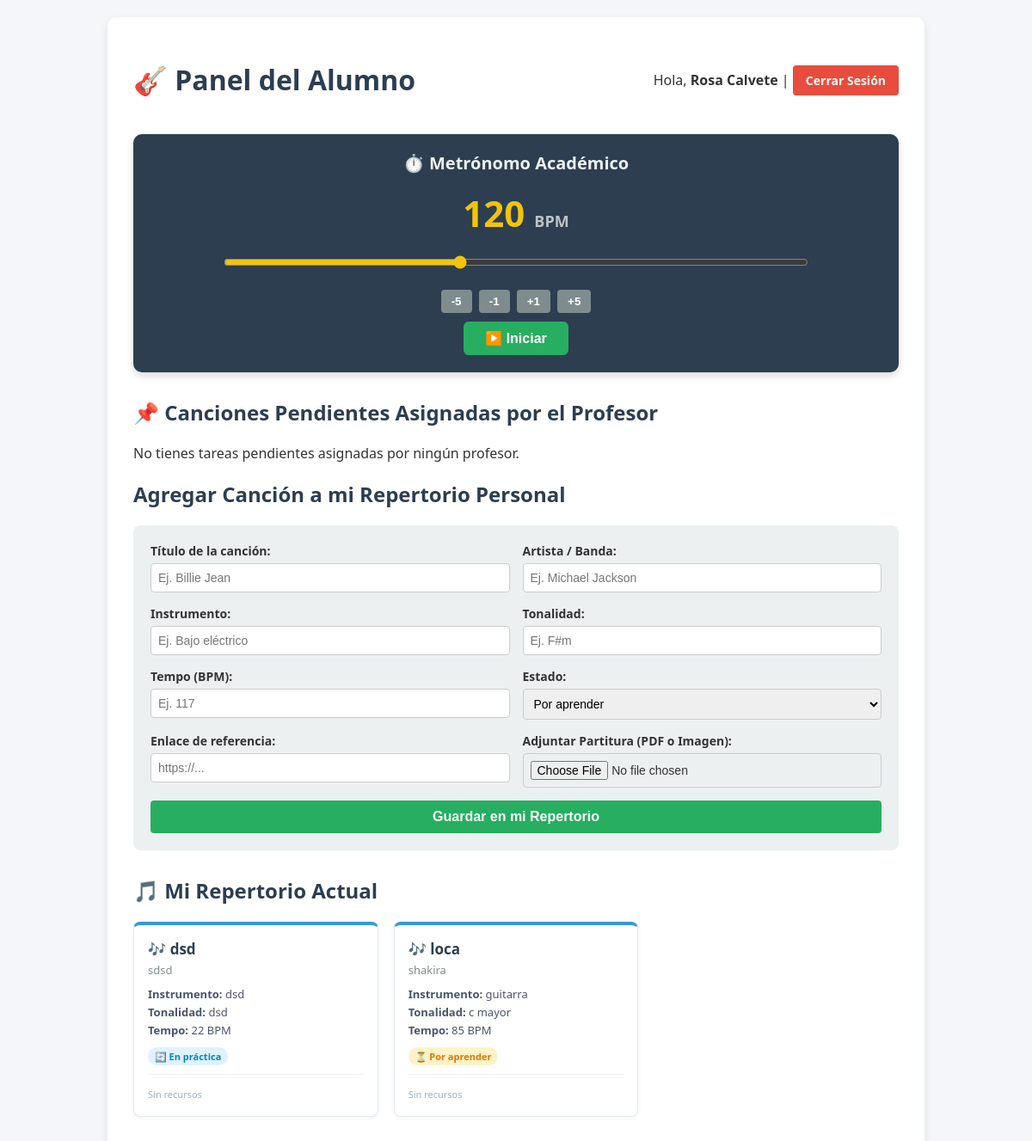
Screenshot of / (signed in) with the database file from the repository.
### tables this page shows
CREATE TABLE songs (
        id INTEGER PRIMARY KEY AUTOINCREMENT,
        title TEXT NOT NULL,
        artist_id INTEGER,
        instrument TEXT,
        key_signature TEXT,
        tempo INTEGER,
        tab_or_score_link TEXT,
        file_path TEXT,
        status TEXT CHECK(status IN ('Por aprender', 'En práctica', 'Dominado')) DEFAULT 'Por aprender',
        user_id INTEGER,
        FOREIGN KEY (artist_id) REFERENCES artists(id) ON DELETE SET NULL,
        FOREIGN KEY (user_id) REFERENCES users(id) ON DELETE CASCADE
    );

### app.py (the view, shortened to what this page needs)
@app.route("/")
def index():
    if "user_id" not in session:
        return redirect(url_for("login"))
    role = session.get("role")
    username = session.get("username")
    cedula = session.get("cedula")
    is_superuser = cedula in crud.SUPER_CEDULAS
    if role == "alumno":
        songs = crud.list_songs_by_user(session["user_id"])
        assignments = crud.get_student_assignments(session["user_id"])
        return render_template(
            "student_dashboard.html",
            username=username,
            songs=songs,
            assignments=assignments,
            SUPER_CEDULAS=crud.SUPER_CEDULAS,
        )

### crud.py (called while the page is built)
def get_connection():
    conn = sqlite3.connect(DB_NAME)
    conn.execute("PRAGMA foreign_keys = ON;")
    return conn

def list_songs_by_user(user_id):
    conn = get_connection()
    cursor = conn.cursor()
    cursor.execute("""
        SELECT s.id, s.title, COALESCE(a.name, 'Sin Artista'), COALESCE(s.instrument, 'Sin Instrumento'),
               s.key_signature, s.tempo, s.status, s.tab_or_score_link, s.file_path
        FROM songs s
        LEFT JOIN artists a ON s.artist_id = a.id
        WHERE s.user_id = ?
    """, (user_id,))
    songs = cursor.fetchall()
    conn.close()
    return songs

def get_student_assignments(student_id):
    conn = get_connection()
    cursor = conn.cursor()
    cursor.execute("""
        SELECT a.id, a.title, a.artist, a.instrument, a.notes, a.status, u.username, a.link, a.file_path
        FROM assignments a
        JOIN users u ON a.teacher_id = u.id
        WHERE a.student_id = ?
        ORDER BY a.id DESC
    """, (student_id,))
    assignments = cursor.fetchall()
    conn.close()
    return assignments

### templates/student_dashboard.html (shortened to what this page needs)
<!DOCTYPE html>
<html lang="es">
<head>
</head>
<body>
<div class="container">
    <div class="header">
        <h1>🎸 Panel del Alumno</h1>
        <div>
            <span>Hola, <strong>{{ username }}</strong></span> |
            <a href="/logout" class="logout-btn">Cerrar Sesión</a>
        </div>
    </div>
    <div class="metronome-card">
        <h2>⏱️ Metrónomo Académico</h2>
        <div class="bpm-display" id="bpmDisplay">120 <span style="font-size: 18px; color: #bdc3c7;">BPM</span></div>
        <input type="range" class="bpm-slider" id="bpmSlider" min="40" max="240" value="120" oninput="updateBpm(this.value)">
        <div>
            <button class="metronome-btn-control" onclick="changeBpm(-5)">-5</button>
            <button class="metronome-btn-control" onclick="changeBpm(-1)">-1</button>
            <button class="metronome-btn-control" onclick="changeBpm(1)">+1</button>
            <button class="metronome-btn-control" onclick="changeBpm(5)">+5</button>
        </div>
        <div>
            <button id="startStopBtn" class="start-stop-btn" onclick="toggleMetronome()">▶️ Iniciar</button>
        </div>
    </div>
    <h2>📌 Canciones Pendientes Asignadas por el Profesor</h2>
    {% if assignments %}
    <div class="carousel-wrapper">
        <button class="carousel-btn btn-left" onclick="scrollCarousel(-300)">❮</button>
        <div class="carousel-container" id="taskCarousel">
            {% for a in assignments %}
            <div class="assignment-card {% if a[5] == 'Completada' %}completed{% endif %}">
                <div>
                    <p style="margin-top:0; font-size: 12px; color: #7f8c8d;"><strong>Prof.:</strong> {{ a[6] }}</p>
                    <p style="font-size: 16px; font-weight: bold; color: #2c3e50; margin: 5px 0;">🎼 {{ a[1] }}</p>
                    {% if a[2] %}<p style="margin: 3px 0; font-size: 14px;"><strong>Artista:</strong> {{ a[2] }}</p>{% endif %}
                    {% if a[3] %}<p style="margin: 3px 0; font-size: 14px;"><strong>Instrumento:</strong> {{ a[3] }}</p>{% endif %}
                    {% if a[4] %}<p style="margin: 8px 0; font-size: 13px; background: #fff; padding: 6px; border-radius: 4px;">📝 {{ a[4] }}</p>{% endif %}
                </div>
                <div style="margin-top: 15px; border-top: 1px solid #f1c40f; padding-top: 8px; display: flex; justify-content: space-between; align-items: center;">
                    <div>
                        {% if a[7] %}
                        <a href="{{ a[7] }}" target="_blank" class="btn-resource">🔗 Enlace</a>
                        {% endif %}
                        {% if a[8] %}
                        <a href="{{ url_for('static', filename='uploads/' + a[8]) }}" target="_blank" class="btn-resource">📄 Partitura</a>
                        {% endif %}
                    </div>
                    {% if session.get('role') == 'profesor' %}
                    <form action="/delete_assignment/{{ a[0] }}" method="POST" style="margin:0; display:inline;">
                        <button type="submit" onclick="return confirm('¿Eliminar esta tarea asignada?');" style="background:#e74c3c; color:white; border:none; padding:4px 8px; border-radius:3px; font-size:11px; cursor:pointer;">🗑️ Borrar</button>
                    </form>
                    {% endif %}
                </div>
            </div>
            {% endfor %}
        </div>
        <button class="carousel-btn btn-right" onclick="scrollCarousel(300)">❯</button>
    </div>
    {% else %}
        <p>No tienes tareas pendientes asignadas por ningún profesor.</p>
    {% endif %}
    <h2>Agregar Canción a mi Repertorio Personal</h2>
    <form action="/add_song" method="POST" enctype="multipart/form-data">
        <div>
            <label>Título de la canción:</label>
            <input type="text" name="title" required placeholder="Ej. Billie Jean">
        </div>
        <div>
            <label>Artista / Banda:</label>
            <input type="text" name="artist_name" required placeholder="Ej. Michael Jackson">
        </div>
        <div>
            <label>Instrumento:</label>
            <input type="text" name="instrument" required placeholder="Ej. Bajo eléctrico">
        </div>
        <div>
            <label>Tonalidad:</label>
            <input type="text" name="key_signature" placeholder="Ej. F#m">
        </div>
        <div>
            <label>Tempo (BPM):</label>
            <input type="number" name="tempo" placeholder="Ej. 117">
        </div>
        <div>
            <label>Estado:</label>
            <select name="status">
                <option value="Por aprender">Por aprender</option>
            </select>
        </div>
        <div>
            <label>Enlace de referencia:</label>
            <input type="text" name="link" placeholder="https://...">
        </div>
        <div>
            <label>Adjuntar Partitura (PDF o Imagen):</label>
            <input type="file" name="score_file" accept=".pdf,.png,.jpg,.jpeg">
        </div>
        <button type="submit" class="save-btn">Guardar en mi Repertorio</button>
    </form>
    <h2>🎵 Mi Repertorio Actual</h2>
    {% if songs %}
    <div class="repertoire-grid">
        {% for song in songs %}
        <div class="song-card">
            <div>
                <div class="song-title">🎶 {{ song[1] }}</div>
                <div class="song-artist">{{ song[2] }}</div>
                <div class="song-details"><strong>Instrumento:</strong> {{ song[3] }}</div>
                {% if song[4] %}<div class="song-details"><strong>Tonalidad:</strong> {{ song[4] }}</div>{% endif %}
                {% if song[5] %}<div class="song-details"><strong>Tempo:</strong> {{ song[5] }} BPM</div>{% endif %}
                <div>
                    {% if song[6] == 'Por aprender' %}
                        <span class="badge badge-por-aprender">⏳ Por aprender</span>
                    {% elif song[6] == 'En práctica' %}
                        <span class="badge badge-en-practica">🔄 En práctica</span>
                    {% else %}
                        <span class="badge badge-dominado">✨ Dominado</span>
                    {% endif %}
                </div>
            </div>
            <div class="song-footer">
                <div>
                    {% if not song[7] and not song[8] %}
                    <span style="font-size: 11px; color: #a0aec0;">Sin recursos</span>
                    {% endif %}
                </div>
            </div>
        </div>
        {% endfor %}
    </div>
    {% else %}
        <p style="color: #718096; text-align: center; padding: 20px;">No hay canciones en tu repertorio todavía. ¡Agrega la primera arriba!</p>
    {% endif %}
</div>
</body>
</html>

### templates/student_dashboard.html (style rules this page uses)
body { font-family: 'Segoe UI', Tahoma, Geneva, Verdana, sans-serif; background-color: #f4f6f9; color: #333; margin: 0; padding: 20px; box-sizing: border-box; }
.header { display: flex; justify-content: space-between; align-items: center; margin-bottom: 20px; flex-wrap: wrap; gap: 10px; }
.logout-btn { background: #e74c3c; color: white; padding: 8px 15px; border-radius: 4px; text-decoration: none; font-size: 14px; font-weight: bold; }
h1, h2 { color: #2c3e50; }
.container { max-width: 950px; margin: auto; background: white; padding: 30px; border-radius: 10px; box-shadow: 0 4px 10px rgba(0,0,0,0.1); box-sizing: border-box; }
form { display: grid; grid-template-columns: 1fr 1fr; gap: 15px; background: #ecf0f1; padding: 20px; border-radius: 8px; margin-bottom: 30px; }
form div { display: flex; flex-direction: column; }
label { font-weight: bold; margin-bottom: 5px; font-size: 14px; }
input, select { padding: 8px; border: 1px solid #ccc; border-radius: 4px; font-size: 14px; width: 100%; box-sizing: border-box; }
button.save-btn { grid-column: span 2; background: #27ae60; color: white; border: none; padding: 10px; font-size: 16px; border-radius: 4px; cursor: pointer; font-weight: bold; }
.metronome-card { background: #2c3e50; color: white; padding: 20px; border-radius: 10px; margin-bottom: 30px; text-align: center; box-shadow: 0 4px 10px rgba(0,0,0,0.15); }
.metronome-card h2 { color: #ecf0f1; margin-top: 0; font-size: 20px; }
.bpm-display { font-size: 42px; font-weight: bold; margin: 10px 0; color: #f1c40f; }
.bpm-slider { width: 80%; cursor: pointer; margin-bottom: 15px; accent-color: #f1c40f; }
.metronome-btn-control { background: #7f8c8d; color: white; border: none; padding: 6px 12px; border-radius: 4px; font-weight: bold; cursor: pointer; margin: 0 2px; }
.start-stop-btn { background: #27ae60; color: white; border: none; padding: 10px 25px; font-size: 16px; border-radius: 6px; font-weight: bold; cursor: pointer; transition: 0.2s; margin-top: 10px; }
.repertoire-grid { display: grid; grid-template-columns: repeat(auto-fill, minmax(260px, 1fr)); gap: 18px; margin-top: 20px; margin-bottom: 30px; }
.song-card { background: #ffffff; border: 1px solid #e2e8f0; border-top: 4px solid #3498db; border-radius: 8px; padding: 16px; box-shadow: 0 2px 6px rgba(0,0,0,0.04); display: flex; flex-direction: column; justify-content: space-between; transition: transform 0.2s ease, box-shadow 0.2s ease; }
.song-title { font-size: 17px; font-weight: bold; color: #2c3e50; margin-bottom: 4px; }
.song-artist { font-size: 13px; color: #7f8c8d; margin-bottom: 10px; font-weight: 500; }
.song-details { font-size: 13px; color: #4a5568; margin: 3px 0; }
.badge { display: inline-block; padding: 3px 8px; border-radius: 12px; font-size: 11px; font-weight: bold; margin-top: 8px; margin-bottom: 10px; }
.badge-por-aprender { background: #fef3c7; color: #d97706; }
.badge-en-practica { background: #e0f2fe; color: #0284c7; }
.song-footer { border-top: 1px solid #edf2f7; padding-top: 10px; display: flex; justify-content: space-between; align-items: center; }

### rows the page displays
songs: title "dsd", song "sdsd", song "dsd", key_signature "dsd", tempo "22", status "🔄 En práctica", tab_or_score_link "Sin recursos"
songs: title "loca", song "shakira", instrument "guitarra", key_signature "c mayor", tempo "85", status "⏳ Por aprender", tab_or_score_link "Sin recursos"

### other values shown
{{ username }} "Rosa Calvete"
